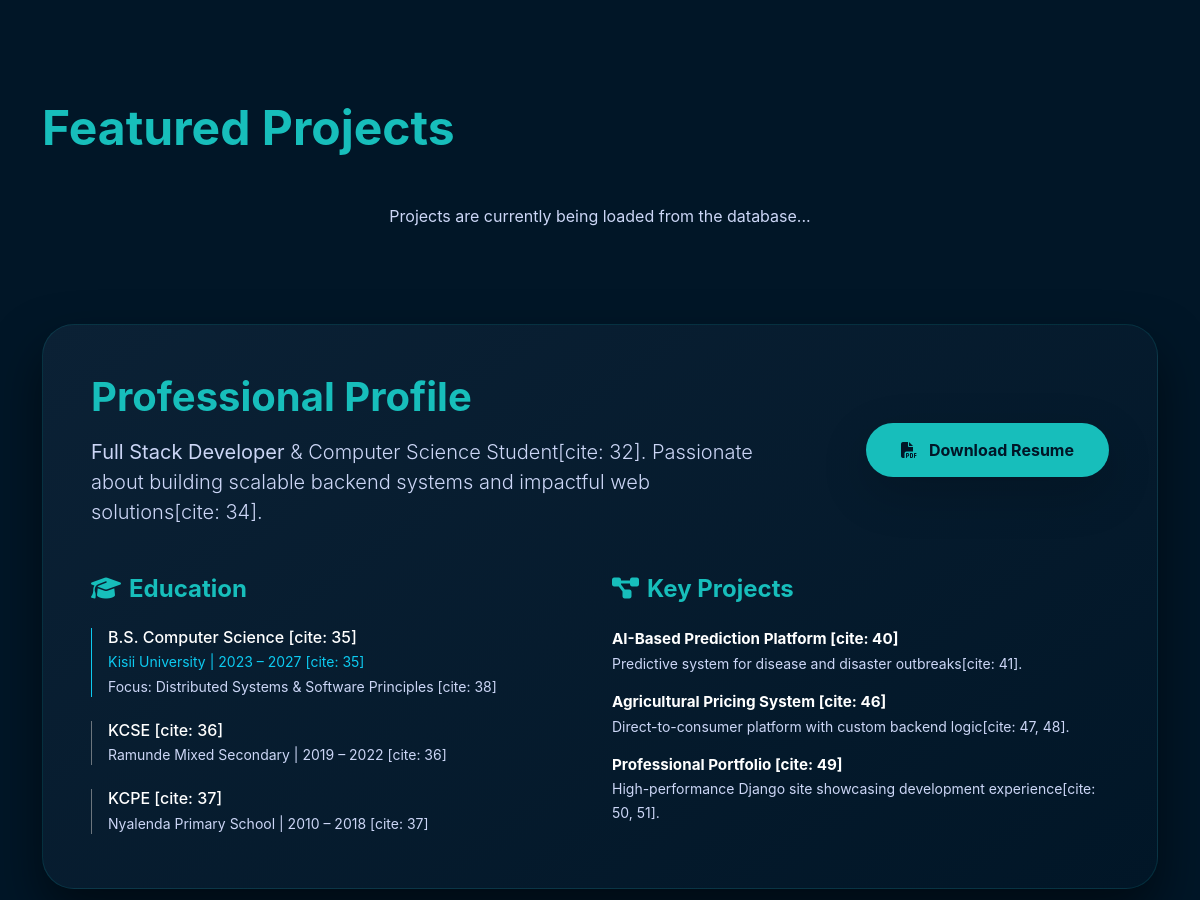
Before: / (middle part) with the older database file.
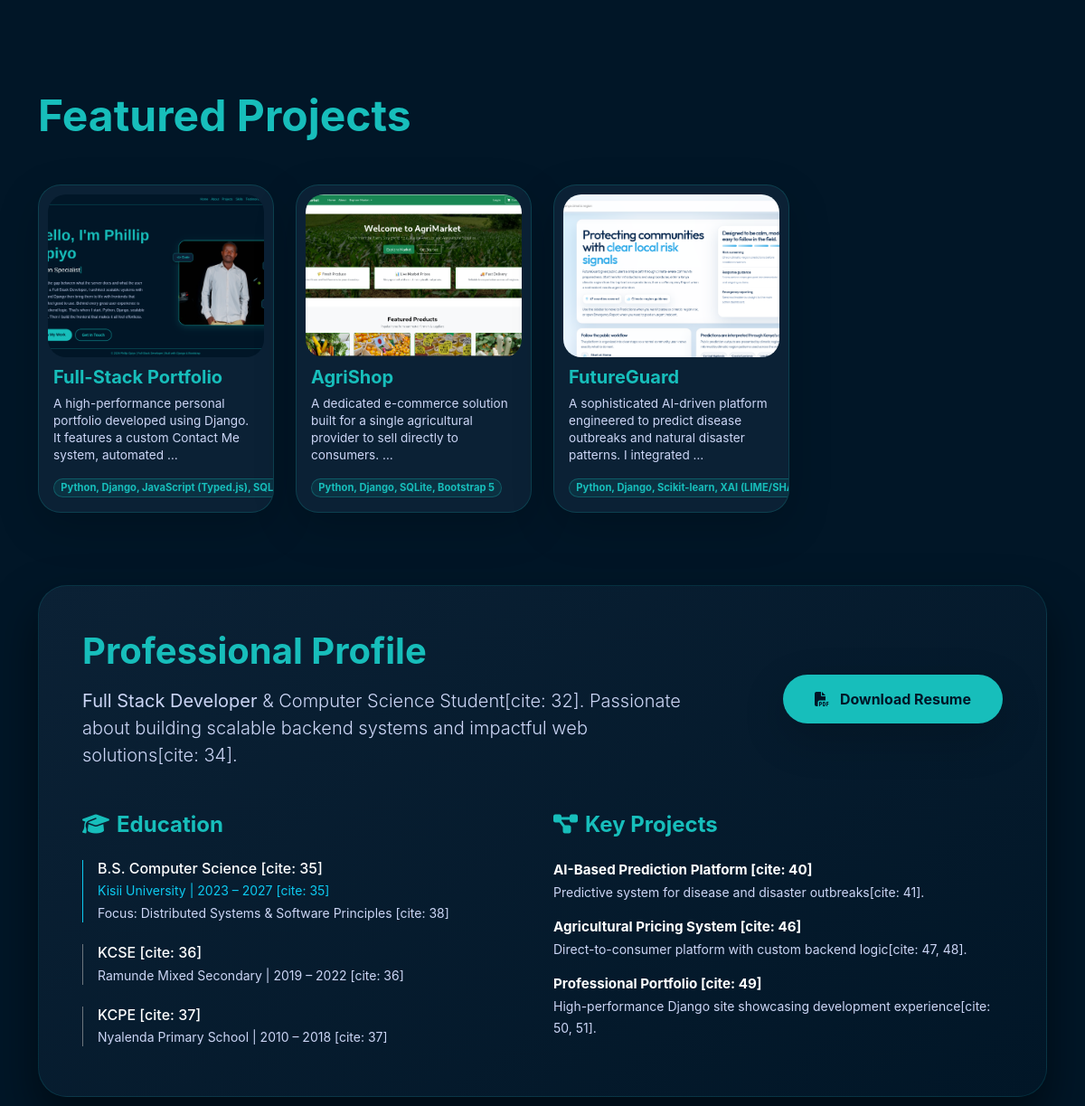
After: the same page with the newer database file.
### details/models.py (models this page shows, shortened)
class Details(models.Model):
    title = models.CharField(max_length=100)
    description = models.TextField()
    technology = models.CharField(max_length=50)
    image = models.ImageField(upload_to='project_images/')

### details/views.py (the view)
# urls.py: path('', include('details.urls')),
def details(request):
    projects = Details.objects.all()
    if request.method == 'POST':
        form = ContactForm(request.POST)
        if form.is_valid():
            form.save()
            messages.success(request, "Message sent successfully!")
            return redirect('details')
    else:
        form = ContactForm()
    return render(request, 'details.html', {'projects': projects, 'form': form})

### details/templates/details.html (shortened to what this page needs)
{% extends 'base.html' %} {% load static %} {% block extra_css %}
<link rel="stylesheet" href="{% static 'details/css/style.css' %}" />
{% endblock %} {% block content %}
<section id="projects">
  <div class="container">
    <h2 class="display-5 fw-bold mb-5" style="color: #17bebb">
      Featured Projects
    </h2>
    <div class="row g-4">
      {% for project in projects %}
      <div class="col-lg-3 col-md-4 col-sm-6">
        <div class="card card-dark h-100 shadow-lg">
          <div class="project-img-container">
            {% if project.image %}
            <img
              src="{{ project.image.url }}"
              class="project-img"
              alt="{{ project.title }}"
            />
            {% else %}
            <div
              class="project-img bg-dark d-flex align-items-center justify-content-center"
            >
              <i class="fas fa-code fa-2x text-secondary"></i>
            </div>
            {% endif %}
          </div>
          <div class="card-body p-3 pt-0">
            <h5 class="fw-bold mb-2" style="color: #17bebb">
              {{ project.title }}
            </h5>
            <p
              class="text-white-50 mb-3"
              style="font-size: 0.85rem; line-height: 1.4"
            >
              {{ project.description|truncatewords:15 }}
            </p>
            <div class="d-flex flex-wrap gap-1">
              <span
                class="badge rounded-pill"
                style="
                  background: rgba(23, 190, 187, 0.1);
                  color: #17bebb;
                  border: 1px solid rgba(23, 190, 187, 0.3);
                  font-size: 0.7rem;
                "
              >
                {{ project.technology }}
              </span>
            </div>
          </div>
        </div>
      </div>
      {% empty %}
      <div class="col-12 text-center text-white-50">
        <p>Projects are currently being loaded from the database...</p>
      </div>
      {% endfor %}
    </div>
  </div>
  <section id="resume" class="resume-section">
    <div class="container">
      <div class="resume-card p-4 p-md-5 rounded-5">
        <div class="row align-items-center mb-5">
          <div class="col-lg-8">
            <h2 class="display-6 fw-bold mb-3" style="color: #17bebb">
              Professional Profile
            </h2>
            <p class="lead text-white-50 mb-0">
              <strong>Full Stack Developer</strong> & Computer Science
              Student[cite: 32]. Passionate about building scalable backend
              systems and impactful web solutions[cite: 34].
            </p>
          </div>
          <div class="col-lg-4 text-lg-end mt-4 mt-lg-0">
            <a
              href="{% static 'details/documents/Phillip Opiyo.pdf' %}"
              class="btn btn-download-lg rounded-pill shadow-lg"
              download
            >
              <i class="fas fa-file-pdf me-2"></i> Download Resume
            </a>
          </div>
        </div>
        <div class="row g-4">
          <div class="col-md-6">
            <h4 class="fw-bold mb-4" style="color: #17bebb">
              <i class="fas fa-graduation-cap me-2"></i>Education
            </h4>
            <div class="education-timeline">
              <div class="edu-item mb-4 ps-3 border-start border-info">
                <h6 class="text-white mb-1">
                  B.S. Computer Science [cite: 35]
                </h6>
                <p class="small text-info mb-1">
                  Kisii University | 2023 – 2027 [cite: 35]
                </p>
                <p class="small text-white-50">
                  Focus: Distributed Systems & Software Principles [cite: 38]
                </p>
              </div>
              <div class="edu-item mb-4 ps-3 border-start border-secondary">
                <h6 class="text-white mb-1">KCSE [cite: 36]</h6>
                <p class="small text-white-50 mb-0">
                  Ramunde Mixed Secondary | 2019 – 2022 [cite: 36]
                </p>
              </div>
              <div class="edu-item ps-3 border-start border-secondary">
                <h6 class="text-white mb-1">KCPE [cite: 37]</h6>
                <p class="small text-white-50 mb-0">
                  Nyalenda Primary School | 2010 – 2018 [cite: 37]
                </p>
              </div>
            </div>
          </div>
          <div class="col-md-6">
            <h4 class="fw-bold mb-4" style="color: #17bebb">
              <i class="fas fa-project-diagram me-2"></i>Key Projects
            </h4>
            <ul class="list-unstyled">
              <li class="mb-3">
                <strong class="text-white d-block"
                  >AI-Based Prediction Platform [cite: 40]</strong
                >
                <span class="small text-white-50"
                  >Predictive system for disease and disaster outbreaks[cite:
                  41].</span
                >
              </li>
              <li class="mb-3">
                <strong class="text-white d-block"
                  >Agricultural Pricing System [cite: 46]</strong
                >
                <span class="small text-white-50"
                  >Direct-to-consumer platform with custom backend logic[cite:
                  47, 48].</span
                >
              </li>
              <li>
                <strong class="text-white d-block"
                  >Professional Portfolio [cite: 49]</strong
                >
                <span class="small text-white-50"
                  >High-performance Django site showcasing development
                  experience[cite: 50, 51].</span
                >
              </li>
            </ul>
          </div>
        </div>
      </div>
    </div>
  </section>
  {% endblock %}

### details/templates/base.html (shortened to what this page needs)
{% load static %}
<!doctype html>
<html lang="en">
  <head>
    <link
      href="https://cdn.jsdelivr.net/npm/bootstrap@5.3.0/dist/css/bootstrap.min.css"
      rel="stylesheet"
    />
    <link
      rel="stylesheet"
      href="https://cdnjs.cloudflare.com/ajax/libs/font-awesome/6.4.2/css/all.min.css"
    />
    <link rel="stylesheet" href="{% static 'details/css/base_style.css' %}" />
    {% block extra_css %}{% endblock %}
  </head>
  <body>
    <main>{% block content %}{% endblock %}</main>
  </body>
</html>

### details/static/details/css/base_style.css (style rules this page uses)
:root { --bg-color: #011627; --card-bg: #0b2135; --text-main: #17BEBB; --text-muted: #ccd6f6; --nav-bg: rgba(1, 22, 39, 0.95); --border-color: #17BEBB; --input-bg: #011627; --white: #ffffff; }
html { scroll-behavior: smooth; }
body { background-color: var(--bg-color); color: var(--text-main); font-family: 'Inter', sans-serif; padding-top: 80px; padding-bottom: 120px; transition: background-color 0.3s ease, color 0.3s ease; }
h1, h2, h3, h4, h5, .fw-bold { color: var(--text-main); }
.text-white-50, .lead { color: var(--text-muted) !important; }
.card, .skill-card, .resume-card { background-color: var(--card-bg); border: 1px solid var(--border-color); color: var(--text-main); transition: all 0.3s ease; }

### details/static/details/css/style.css (style rules this page uses)
section { padding: 100px 0; border-bottom: 1px solid rgba(23, 190, 187, 0.1); }
.card-dark { background: #0b2135; border: 1px solid rgba(23, 190, 187, 0.2); color: #ffffff; border-radius: 25px; transition: all 0.3s ease; overflow: hidden; }
.project-img-container { padding: 10px; }
.project-img { border-radius: 20px; width: 100%; height: 180px; object-fit: cover; }
.resume-section { padding: 80px 0; background-color: #011627; }
.resume-card { background: linear-gradient(145deg, #0b2135, #011627); border: 1px solid rgba(23, 190, 187, 0.15); box-shadow: 0 25px 50px rgba(0, 0, 0, 0.5); transition: transform 0.3s ease, border-color 0.3s ease; }
.btn-download-lg { background-color: #17bebb; color: #011627; font-weight: 700; padding: 15px 35px; border: none; transition: all 0.3s ease; display: inline-block; }
.education-timeline { position: relative; }
.edu-item { transition: all 0.3s ease; }
.resume-card ul li strong { font-size: 0.95rem; }

Changed rows visible on the page:
added Details: image (picture), title "Full-Stack Portfolio", description "A high-performance personal portfolio developed using Django. It features a custom Contact Me system, automated …", technology "Python, Django, JavaScript (Typed.js),…"
added Details: image (picture), title "AgriShop", description "A dedicated e-commerce solution built for a single agricultural provider to sell directly to consumers. …", technology "Python, Django, SQLite, Bootstrap 5"
added Details: image (picture), title "FutureGuard", description "A sophisticated AI-driven platform engineered to predict disease outbreaks and natural disaster patterns. I integrated …", technology "Python, Django, Scikit-learn, XAI…"
Other visible differences:
text no longer shown: "Projects are currently being loaded from the database..."
